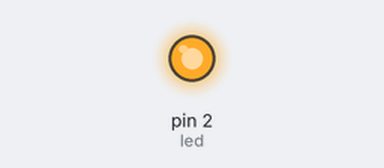
This sketch was run on a simulated Arduino Uno, built with avr-gcc and run on an emulated ATmega328P. Parts: output pins drawn as LEDs (lit = HIGH).

Above: at 1.5 s.
At 5.1 s:
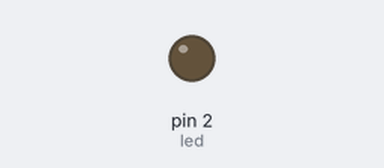
Timing chart, 0 to 7.4 s (numbered marks = the images above):
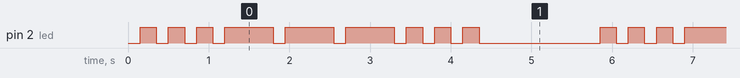

The sketch:

ex03.ino
```cpp
unsigned long preT = 0;
const int led=2;
const unsigned short shortOn=200, longOn=600, gap=150, endGap=1500;
int sosSeq[] = {0,0,0,1,1,1,0,0,0};
int seqIndex = 0;
bool ledState = false;
void setup(){pinMode(led,OUTPUT);}
void loop(){
  unsigned long now = millis();
  if(now - preT >= (ledState?(sosSeq[seqIndex]?longOn:shortOn):gap)){
    preT = now;
    ledState = !ledState;
    digitalWrite(led,ledState);
    if(!ledState){
      seqIndex++;
      if(seqIndex >= sizeof(sosSeq)/sizeof(int)){
        delay(endGap);
        seqIndex = 0;
      }
    }
  }
}
```

Measured:
- by itself, pin 2 (led): repeats every 5.7 s: 2 × (LOW 0.15 s, HIGH 0.20 s), 3 × (LOW 0.15 s, HIGH 0.60 s), 3 × (LOW 0.15 s, HIGH 0.20 s), LOW 1.5 s, HIGH 0.20 s
- by itself, everything shown: repeats every 5.7 s, in 18 steps
